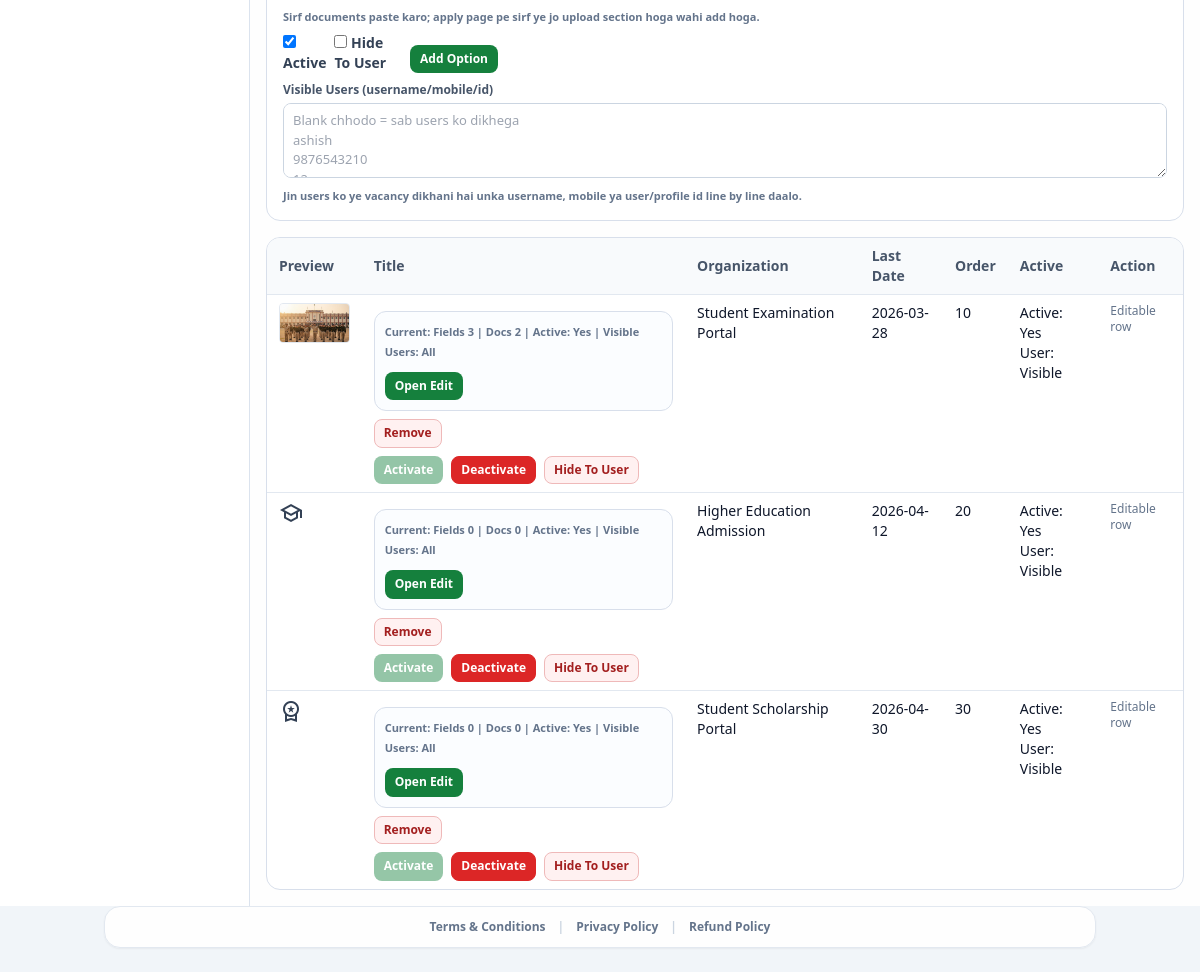
Page /admin-panel/options/student/ (signed in, lower part) on the earlier database version.
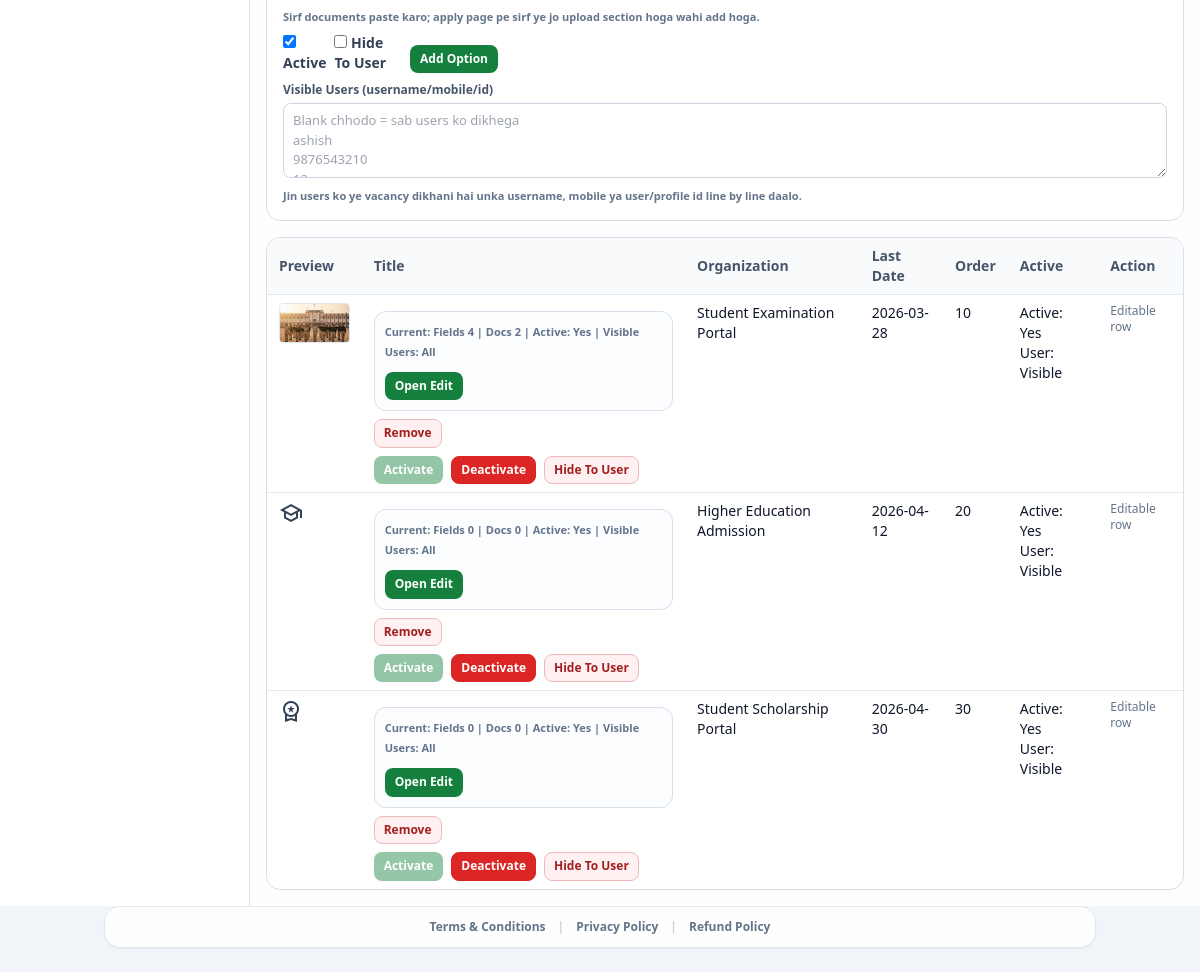
Same page on the later database version.
### accounts/models.py (models this page shows, shortened)
class Vacancy(models.Model):
    CATEGORY_GOVERNMENT = "government"
    CATEGORY_STUDENT = "student"
    CATEGORY_CHOICES = [
        (CATEGORY_GOVERNMENT, "Government"),
        (CATEGORY_STUDENT, "Student"),
    ]
    category = models.CharField(max_length=20, choices=CATEGORY_CHOICES, default=CATEGORY_GOVERNMENT)
    title = models.CharField(max_length=200)
    organization = models.CharField(max_length=200)
    last_date = models.DateField()
    icon_name = models.CharField(max_length=50, blank=True, default="description")
    image = models.ImageField(upload_to="vacancy_images/", null=True, blank=True)
    display_order = models.PositiveIntegerField(default=0)
    is_active = models.BooleanField(default=True)
    hidden_from_users = models.BooleanField(default=False)
    visible_to_users = models.JSONField(default=list, blank=True)
    required_documents = models.JSONField(default=list, blank=True)
    required_profile_fields = models.JSONField(default=list, blank=True)
    created_at = models.DateTimeField(auto_now_add=True)
    class Meta:
        ordering = ["display_order", "last_date", "id"]

### core/views.py (the view)
@login_required
def admin_option_control(request, category):
    if not _can_access_admin(request):
        messages.error(request, "Admin panel access allowed nahi hai.")
        return redirect("dashboard")
    if category not in {Vacancy.CATEGORY_GOVERNMENT, Vacancy.CATEGORY_STUDENT}:
        return redirect("admin_option_control", category=Vacancy.CATEGORY_GOVERNMENT)
    options = Vacancy.objects.filter(category=category).order_by("display_order", "last_date", "id")
    for opt in options:
        opt.field_rows = [_parse_profile_field_entry(item) for item in (opt.required_profile_fields or [])]
    return render(
        request,
        "portal_main/admin_option_control.html",
        {
            "category": category,
            "options": options,
            "is_admin_user": True,
        },
    )

### core/context_processors.py (called while the page is built)
def _humanize_slug(text):
    value = str(text or "").strip().replace("-", " ").replace("_", " ")
    if value.isdigit():
        return f"#{value}"
    return value.title() if value else "Page"

def breadcrumbs(request):
    path = (getattr(request, "path", "") or "/").split("?", 1)[0]
    if not path.startswith("/"):
        path = f"/{path}"
    crumbs = [{"label": "Home", "url": "/"}]
    if path == "/":
        return {"breadcrumbs": crumbs}
    running = ""
    for part in [p for p in path.strip("/").split("/") if p]:
        running += f"/{part}"
        url = f"{running}/"
        label = _humanize_slug(part)
        try:
            match = resolve(url)
            label = NAME_LABELS.get(match.url_name, label)
        except Resolver404:
            pass
        crumbs.append({"label": label, "url": url})
    deduped = [crumbs[0]]
    for item in crumbs[1:]:
        if item["label"] == deduped[-1]["label"] and item["url"] == deduped[-1]["url"]:
            continue
        deduped.append(item)
    return {"breadcrumbs": deduped}

### core/views.py (called while the page is built)
def _is_admin_user(user):
    return bool(user and (user.is_superuser or user.is_staff))

### templates/portal_main/admin_option_control.html (shortened to what the changed rows need)
{% extends 'base.html' %}
{% block body_class %}min-h-screen bg-slate-100 text-slate-900{% endblock %}
{% block page_container_class %}max-w-[1400px] mx-auto p-0{% endblock %}
{% block content %}
<div id="adminLayout" class="layout">
  <main class="panel">
    <section class="block mt-4 table-wrap">
      <table class="w-full text-left text-sm">
        <thead class="bg-slate-50 text-slate-600">
          <tr>
            <th class="px-3 py-2">Preview</th>
            <th class="px-3 py-2">Title</th>
            <th class="px-3 py-2">Organization</th>
            <th class="px-3 py-2">Last Date</th>
            <th class="px-3 py-2">Order</th>
            <th class="px-3 py-2">Active</th>
            <th class="px-3 py-2">Action</th>
          </tr>
        </thead>
        <tbody>
          {% for opt in options %}
          <tr class="border-t border-slate-200" data-vacancy-row="{{ opt.id }}">
            <td class="px-3 py-2 align-top">
              {% if opt.image %}
                <img src="{{ opt.image.url }}" alt="{{ opt.title }}" class="h-10 w-20 rounded object-cover border border-slate-200">
              {% else %}
                <span class="material-symbols-outlined text-slate-700">{{ opt.icon_name|default:'description' }}</span>
              {% endif %}
            </td>
            <td class="px-3 py-2 align-top">
              <form method="post" action="{% url 'admin_update_vacancy' opt.id %}" enctype="multipart/form-data" class="space-y-2">
                <div class="edit-shell" data-edit-shell>
                <div class="edit-summary">
                  <div class="text-[11px] font-bold text-slate-500">
                    Current: Fields {{ opt.required_profile_fields|length }} | Docs {{ opt.required_documents|length }} | Active: {{ opt.is_active|yesno:"Yes,No" }} | Visible Users: {% if opt.visible_to_users %}{{ opt.visible_to_users|length }}{% else %}All{% endif %}
                  </div>
                  <button type="button" class="btn btn-green" data-toggle-edit>Open Edit</button>
                </div>
                </div>
              </form>
              <form method="post" action="{% url 'admin_delete_vacancy' opt.id %}" class="mt-2 js-ajax-vacancy-remove" data-vacancy-id="{{ opt.id }}">
                <button type="submit" class="btn btn-red">Remove</button>
              </form>
              <div class="mt-2 flex flex-wrap gap-2">
                <form method="post" action="{% url 'admin_toggle_vacancy_active' opt.id %}">
                  <button type="submit" class="btn btn-green {% if opt.is_active %}btn-disabled{% endif %}">Activate</button>
                </form>
                <form method="post" action="{% url 'admin_toggle_vacancy_active' opt.id %}">
                  <button type="submit" class="btn btn-red-solid {% if not opt.is_active %}btn-disabled{% endif %}">Deactivate</button>
                </form>
                <form method="post" action="{% url 'admin_toggle_vacancy_user_hide' opt.id %}">
                  <button type="submit" class="btn {% if opt.hidden_from_users %}btn-green{% else %}btn-red{% endif %}">{% if opt.hidden_from_users %}Show To User{% else %}Hide To User{% endif %}</button>
                </form>
              </div>
            </td>
            <td class="px-3 py-2 align-top">{{ opt.organization }}</td>
            <td class="px-3 py-2 align-top">{{ opt.last_date|date:'Y-m-d' }}</td>
            <td class="px-3 py-2 align-top">{{ opt.display_order }}</td>
            <td class="px-3 py-2 align-top">
              <div>Active: {{ opt.is_active|yesno:"Yes,No" }}</div>
              <div>User: {% if opt.hidden_from_users %}Hidden{% else %}Visible{% endif %}</div>
            </td>
            <td class="px-3 py-2 align-top text-xs text-slate-500">Editable row</td>
          </tr>
          {% empty %}
          <tr><td colspan="7" class="px-3 py-3 text-slate-500">No options found.</td></tr>
          {% endfor %}
        </tbody>
      </table>
    </section>
  </main>
</div>
{% endblock %}

Differences in the rows shown:
changed Vacancy "Student Examination Portal": required_profile_fields|length "3" → "4"
